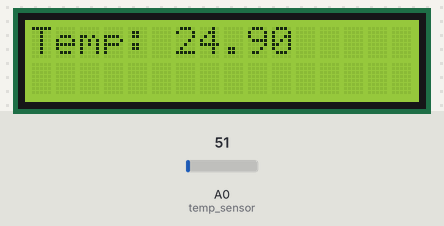
The sketch below on a simulated Arduino Uno, built with avr-gcc and run on an emulated ATmega328P. On the bench: 16×2 character LCD. The test bench sets the inputs (shaded band); at power-on: A0 (temp_sensor) = 51.

Above: at 2.2 s.
2.3 s: A0 (temp_sensor) set to 61
At 5.0 s:
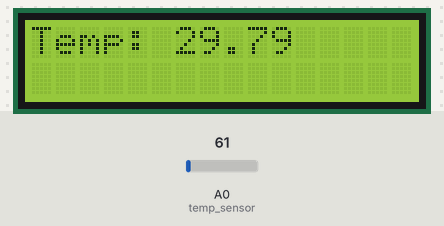
7.0 s: A0 (temp_sensor) set to 71
At 9.2 s:
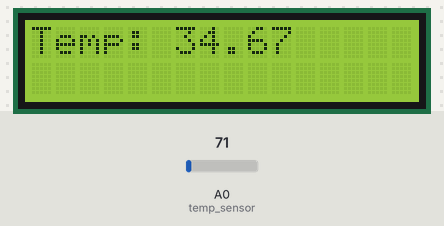
11.7 s: A0 (temp_sensor) set to 86
At 13.4 s:
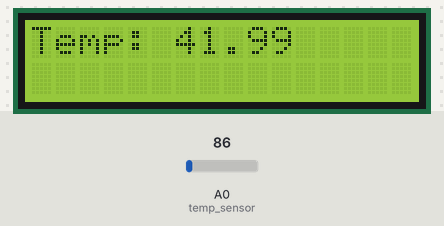
Timing chart, 0 to 14.9 s (numbered marks = the images above; inputs shaded):
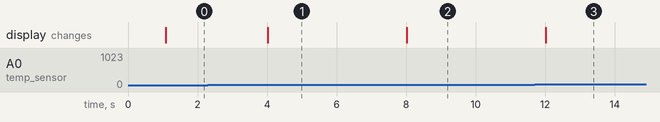

The sketch:

Experiment_3.ino
```cpp
//#include <Wire.h>
#include <LiquidCrystal_I2C.h>

const byte LCDcolumns = 16;
const byte LCDrows = 2;

float temp_coeff = 0.48828125;

/*
 Multiplier for the sensor reading
  (5000mV-0mV)/(1024*10mV)
*/
#define temp_sensor A0
//const int temp_sensor = 0;

long long previous = 0, current;

// 0x27 is the default address. Is your address 0x3F - if so, change 0x27 to 0x3F
LiquidCrystal_I2C lcd(0x27, LCDcolumns, LCDrows);

void setup(){
  pinMode(temp_sensor, INPUT);
  lcd.init();
  lcd.backlight();
  lcd.home();
  Serial.begin(9600);
  delay(1000);
  lcd.clear();
  lcd.setCursor(0,0);
  lcd.print("Temp: ");
  lcd.print(analogRead(temp_sensor)*temp_coeff);

}

/*
  Experiment 2: Weather Monitoring
    Objectives:
      1. To demonstrate how a score board for a weather monitoring system works in real-time.
      2. To be able apply what you have learned in logic circuits and switching theory, microprocessors, and CPE160P.
      3. To be able to apply real-time embedded system using arduino kit.
    Materials and Conditions:
      Use the temperature sensor and the LCD. Measure the temperature using the sensor, and display in real-time the measured temperature.
      The temperature value that will be displayed in the LCD shall be equal to the existing weather app's measurement. The measurement shall vary in real-time.
      Use the available materials you have to perform this experiment. Use the Arduino kit you used in the course CPE160P.
*/

void loop(){
  float temp_reading;
  current=millis();

  if(current-previous>=4000)
  {
    temp_reading = analogRead(temp_sensor)*temp_coeff;
    lcd.clear();
    lcd.setCursor(0,0);
    lcd.print("Temp: ");
    lcd.print(temp_reading);
    previous=current;
  }

}


//void loop(){
//  float temp_reading;
//  current=millis();
//
//
//  if(current-previous>=4000)
//  {
////    temp_reading = analogRead(temp_sensor)*temp_coeff;
//    temp_reading = (analogRead(temp_sensor)*0.05)+18;
//    lcd.clear();
//    lcd.setCursor(0,0);
//    lcd.print("Temp: ");
//    lcd.print(temp_reading);
//    previous=current;
//  }
//  Serial.println((analogRead(temp_sensor)*0.05)+18);
//
//}
```

Measured:
- after the input at 2.3 s, the display: changes after 1.7 s (image 1)
- after the input at 7.0 s, the display: changes after 1.0 s (image 2)
- after the input at 11.7 s, the display: changes after 0.31 s (image 3)
